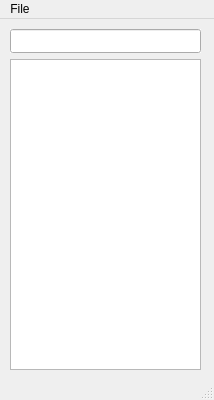
<?xml version="1.0" encoding="UTF-8"?>
<ui version="4.0">
 <class>Alcantara</class>
 <widget class="QMainWindow" name="Alcantara">
  <property name="windowModality">
   <enum>Qt::ApplicationModal</enum>
  </property>
  <property name="geometry">
   <rect>
    <x>0</x>
    <y>0</y>
    <width>214</width>
    <height>400</height>
   </rect>
  </property>
  <property name="sizePolicy">
   <sizepolicy hsizetype="Fixed" vsizetype="Fixed">
    <horstretch>0</horstretch>
    <verstretch>0</verstretch>
   </sizepolicy>
  </property>
  <property name="focusPolicy">
   <enum>Qt::StrongFocus</enum>
  </property>
  <property name="contextMenuPolicy">
   <enum>Qt::DefaultContextMenu</enum>
  </property>
  <property name="windowTitle">
   <string>Alcantara</string>
  </property>
  <property name="windowOpacity">
   <double>1.000000000000000</double>
  </property>
  <property name="autoFillBackground">
   <bool>true</bool>
  </property>
  <widget class="QWidget" name="centralwidget">
   <widget class="QLineEdit" name="appSearchEntry">
    <property name="geometry">
     <rect>
      <x>10</x>
      <y>10</y>
      <width>191</width>
      <height>24</height>
     </rect>
    </property>
    <property name="sizePolicy">
     <sizepolicy hsizetype="Expanding" vsizetype="Fixed">
      <horstretch>0</horstretch>
      <verstretch>0</verstretch>
     </sizepolicy>
    </property>
    <property name="layoutDirection">
     <enum>Qt::LeftToRight</enum>
    </property>
    <property name="autoFillBackground">
     <bool>true</bool>
    </property>
   </widget>
   <widget class="QListWidget" name="appsList">
    <property name="enabled">
     <bool>true</bool>
    </property>
    <property name="geometry">
     <rect>
      <x>10</x>
      <y>40</y>
      <width>191</width>
      <height>311</height>
     </rect>
    </property>
    <property name="mouseTracking">
     <bool>true</bool>
    </property>
    <property name="focusPolicy">
     <enum>Qt::TabFocus</enum>
    </property>
    <property name="acceptDrops">
     <bool>false</bool>
    </property>
    <property name="autoFillBackground">
     <bool>true</bool>
    </property>
    <property name="frameShadow">
     <enum>QFrame::Raised</enum>
    </property>
    <property name="midLineWidth">
     <number>1</number>
    </property>
    <property name="autoScrollMargin">
     <number>9</number>
    </property>
    <property name="editTriggers">
     <set>QAbstractItemView::DoubleClicked|QAbstractItemView::EditKeyPressed</set>
    </property>
    <property name="tabKeyNavigation">
     <bool>true</bool>
    </property>
    <property name="selectionBehavior">
     <enum>QAbstractItemView::SelectItems</enum>
    </property>
    <property name="currentRow">
     <number>-1</number>
    </property>
    <property name="sortingEnabled">
     <bool>false</bool>
    </property>
   </widget>
  </widget>
  <widget class="QMenuBar" name="menubar">
   <property name="geometry">
    <rect>
     <x>0</x>
     <y>0</y>
     <width>214</width>
     <height>19</height>
    </rect>
   </property>
   <widget class="QMenu" name="menuQuit">
    <property name="title">
     <string>File</string>
    </property>
    <addaction name="actionQuit"/>
   </widget>
   <addaction name="menuQuit"/>
  </widget>
  <widget class="QStatusBar" name="statusbar"/>
  <action name="actionQuit">
   <property name="text">
    <string>Quit</string>
   </property>
  </action>
 </widget>
 <resources/>
 <connections>
  <connection>
   <sender>actionQuit</sender>
   <signal>activated()</signal>
   <receiver>Alcantara</receiver>
   <slot>close()</slot>
   <hints>
    <hint type="sourcelabel">
     <x>-1</x>
     <y>-1</y>
    </hint>
    <hint type="destinationlabel">
     <x>65</x>
     <y>193</y>
    </hint>
   </hints>
  </connection>
 </connections>
</ui>
